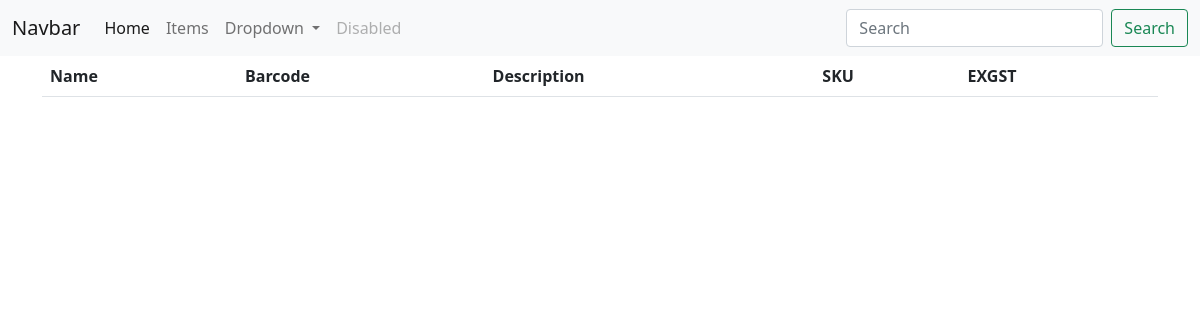
/items, run on an earlier commit of the app's database.
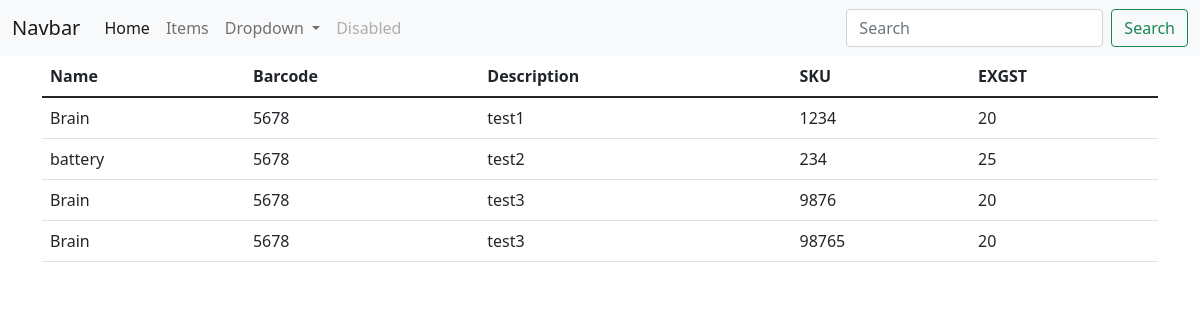
And on a later commit of the database.
### tables this page shows
CREATE TABLE items(
           id INTEGER PRIMARY KEY,
           name TEXT NOT NULL,
           barcode TEXT NOT NULL, 
           description TEXT NOT NULL,
           sku TEXT NOT NULL UNIQUE,
           exgst TEXT NOT NULL
           );

### app.py (the view)
@app.route("/items")
def items():
    connection=sqlite3.connect(config.DB_FILE)
    connection.row_factory=sqlite3.Row
    cursor=connection.cursor()
    cursor.execute("SELECT * FROM items")
    rows=cursor.fetchall()
    return render_template("item_list.html", rows=rows)

### templates/item_list.html
{% extends "base.html" %}
{% block content %}
<table class="table">
  <thead>
    <tr>
      <th scope="col">Name</th>
      <th scope="col">Barcode</th>
      <th scope="col">Description</th>
      <th scope="col">SKU</th>
      <th scope="col">EXGST</th>
    </tr>
  </thead>
  <tbody>
  {% for row in rows %}
    <tr>
      <td>{{row.name}}</td>
      <td>{{row.barcode}}</td>
      <td>{{row.description}}</td>
      <td>{{row.sku}}</td>
      <td>{{row.exgst}}</td>
    </tr>
  {% endfor %}
  </tbody>
</table>
{% endblock %}

### templates/base.html (shortened to what this page needs)
<!DOCTYPE html>
<html>
  <head>
    <link href="https://cdn.jsdelivr.net/npm/bootstrap@5.1.3/dist/css/bootstrap.min.css" rel="stylesheet">
  </head>
  <body>
    <nav class="navbar navbar-expand-lg navbar-light bg-light">
    <div class="container-fluid">
      <a class="navbar-brand" href="#">Navbar</a>
      <div class="collapse navbar-collapse" id="navbarSupportedContent">
        <ul class="navbar-nav me-auto mb-2 mb-lg-0">
          <li class="nav-item">
            <a class="nav-link active" aria-current="page" href="/">Home</a>
          </li>
          <li class="nav-item">
            <a class="nav-link" href="/items">Items</a>
          </li>
          <li class="nav-item dropdown">
            <a class="nav-link dropdown-toggle" href="#" id="navbarDropdown" role="button" data-bs-toggle="dropdown" aria-expanded="false">
              Dropdown
            </a>
          </li>
          <li class="nav-item">
            <a class="nav-link disabled">Disabled</a>
          </li>
        </ul>
        <form class="d-flex">
          <input class="form-control me-2" type="search" placeholder="Search" aria-label="Search">
          <button class="btn btn-outline-success" type="submit">Search</button>
        </form>
      </div>
    </div>
  </nav>
    <div class="container">
        {% block content %}{% endblock %}
      </div>
  </body>
</html>

What changed in the data, as far as the page shows it:
added items: name "Brain", barcode "5678", description "test1", sku "1234", exgst "20"
added items: name "battery", barcode "5678", description "test2", sku "234", exgst "25"
added items: name "Brain", barcode "5678", description "test3", sku "9876", exgst "20"
added items: name "Brain", barcode "5678", description "test3", sku "98765", exgst "20"
